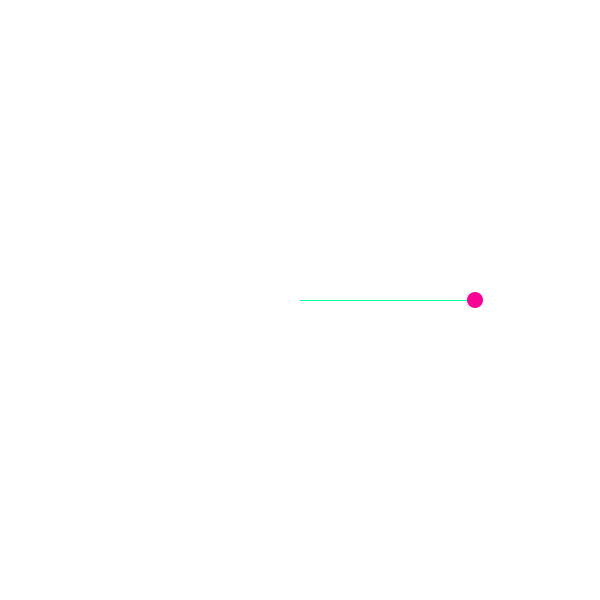
Frame 1 (no input)
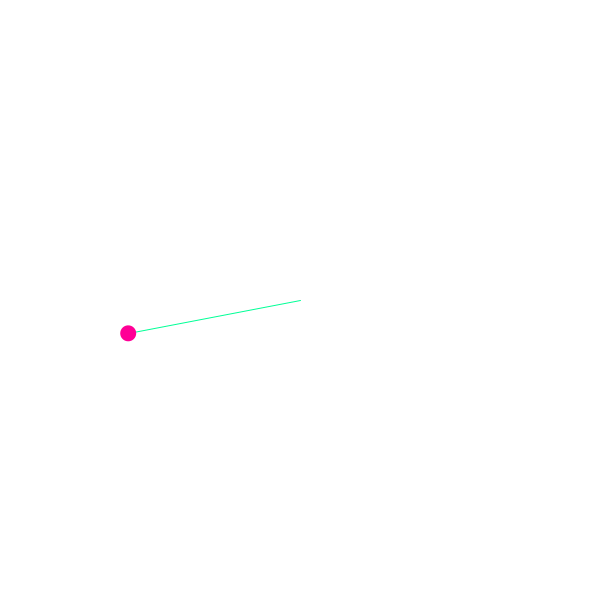
Frame 60 (the mouse pressed at the canvas centre just before this capture)
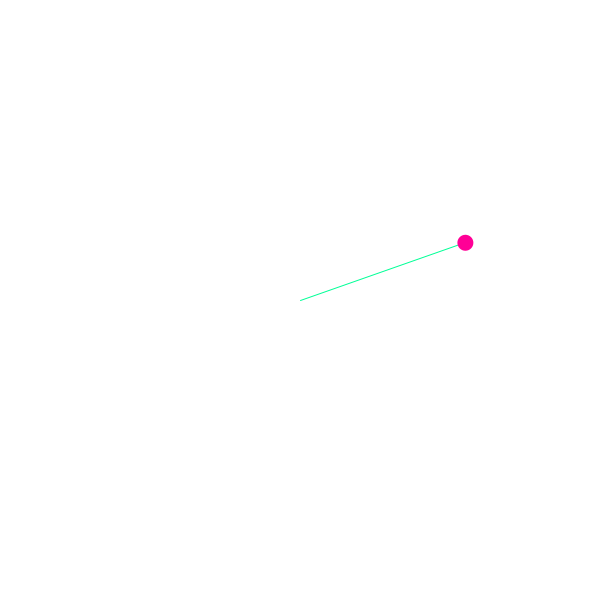
Frame 120 (the mouse held since frame 60 and released just before this capture)

The Processing sketch that drew these frames (run headless with seeded random() and noise(); from frame 60 on, the mouse is pressed at the canvas centre):

// Processing sketch: sketch_3_4_Polar_to_cartesian
// ── sketch_3_4_Polar_to_cartesian.pde
// Converting from polar (magnitude and angle)
// to Cartesian coordinates (x and y).

float r = 175;      // Magnitude / length
float theta = 0;   // Angle (expressed in equations
// using Theta symbol)

void setup() {

  size(600, 600);
  background(255);
  smooth();
}

void draw() { 

  background(255);  
  
  float x = r * cos(theta);  // Convert (r, theta) into
  float y = r * sin(theta);  // (x, y), for drawing ellipse
  
  // Draw line from centre to ellipse
  stroke(0, 255, 150);
  line(width/2, height/2, x + width/2, y + height/2);
    
  // Draw ellipse  
  noStroke();
  fill(255, 0, 150);
  ellipse(x + width/2, y + height/2, 16, 16);
  
  // Increment theta (bigger number = faster speed)
  theta += 0.05;
  
}
